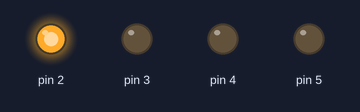
A sketch run on a simulated Arduino Uno, built with avr-gcc and run on an emulated ATmega328P. Parts: output pins drawn as LEDs (lit = HIGH).

Above: at 0.1 s.
At 1.1 s:
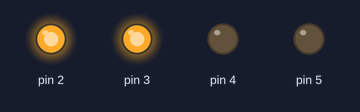
At 2.1 s:
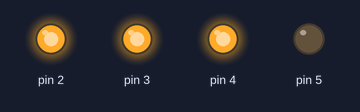
At 3.1 s:
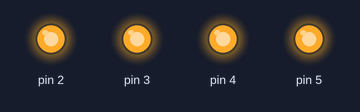
Timing chart, 0 to 4.6 s (numbered marks = the images above):
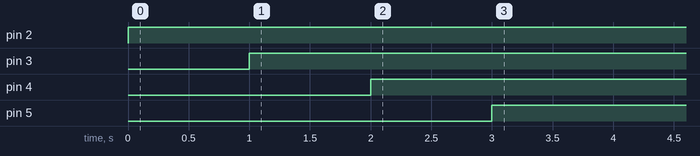

The sketch:

lampor.ino
```cpp
void setup() {
  // Bits/second
  Serial.begin(9600);
  pinMode(2,OUTPUT);
  pinMode(3, OUTPUT);
  pinMode(4, OUTPUT);
  pinMode(5, OUTPUT);
}

void loop() {
  for (int i = 2; i <= 5; i++) {
    digitalWrite(i, HIGH);
    delay(1000);
  }
}
```

Measured:
- by itself, pin 2: LOW → HIGH at 0.00 s
- by itself, pin 3: LOW → HIGH at 1.0 s
- by itself, pin 4: LOW → HIGH at 2.0 s
- by itself, pin 5: LOW → HIGH at 3.0 s
